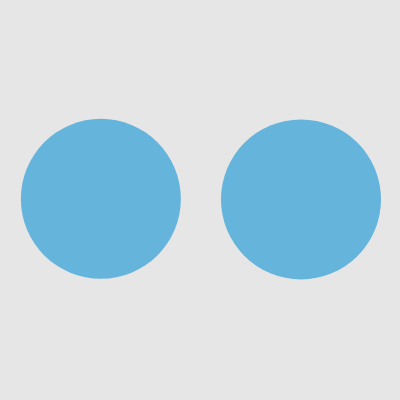
Frame 1 (no input)
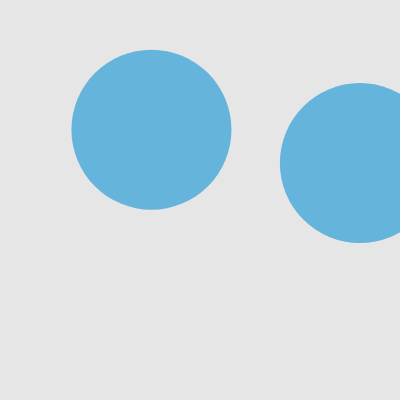
Frame 60 (no input)
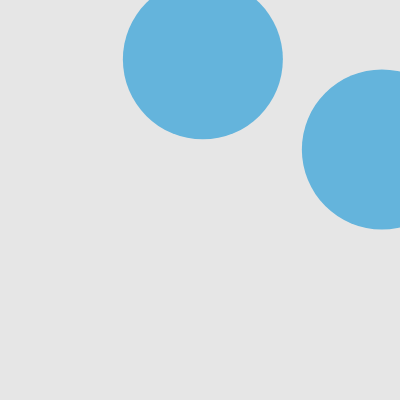
Frame 120 (the mouse pressed at the canvas centre since frame 60)

The p5.js sketch that drew these frames (run headless with seeded random() and noise() and a simulated clock; from frame 60 on, the mouse is pressed at the canvas centre):

// p5.js sketch
// ── sketch.js
// DM2008 — Activity 5a [Guided]
// Colliding Circles (30 min)
//
// A vector stores position and movement together — cleaner than separate x and y variables.
// Your job is to get two balls moving, then detect and respond to their collision.
//
// Suggested order:
// 1. Create two Ball objects in setup()
// 2. Check the distance between them in draw()
// 3. Trigger a visual response when they collide
// 4. Implement edge behaviour in move() — wrap or bounce, your choice
//
// Stretch: add a third ball, or make the collision response affect both balls.

let balls = [];

function setup() {
  createCanvas(400, 400);
  // Create two balls at different starting positions
  balls.push(new Ball(100, 200));
  balls.push(new Ball(300, 200));
}

function draw() {
  background(230);

  // Check collision between the two balls
  // dist() measures the distance between their centers
  // They overlap when that distance is less than the sum of their radii

  let d = dist(balls[0].pos.x, balls[0].pos.y, balls[1].pos.x, balls[1].pos.y);
  let colliding = d < balls[0].r + balls[1].r; // true when the balls overlap, false otherwise

  for (let i = 0; i < balls.length; i++) {
    balls[i].move();
    balls[i].show(colliding);
  }
}

class Ball {
  constructor(x, y) {
    // pos and vel are vectors — they store x and y together as one object
    this.pos = createVector(x, y);
    this.vel = createVector(random(-2, 2), random(-2, 2));
    this.r = 80;
    this.wasColliding = false;
  }

  move() {
    // Adding the velocity vector to position moves the ball each frame
    this.pos.add(this.vel);

    // Handle edges — could you make this bounce instead of wrap?
    if (this.pos.x > width) {
      this.vel.x *= -1;
      this.vel.y *= -1;
    }
    if (this.pos.x < 0) {
      this.vel.x *= -1;
      this.vel.y *= -1;
    }
    if (this.pos.y > height) {
      this.vel.x *= -1;
      this.vel.y *= -1;
    }
    if (this.pos.y < 0) {
      this.vel.x *= -1;
      this.vel.y *= -1;
    }
  }

  show(colliding) {
    // colliding is true or false — try using it in an if/else to change fill or size
    if (colliding == true){
        push();
        fill(220, random(255), random(255));
        ellipse(this.pos.x, this.pos.y, this.r * 2); 
          pop();
    }
    else {
          fill(100, 180, 220);
    noStroke();
    ellipse(this.pos.x, this.pos.y, this.r * 2);
    }
  }
}
